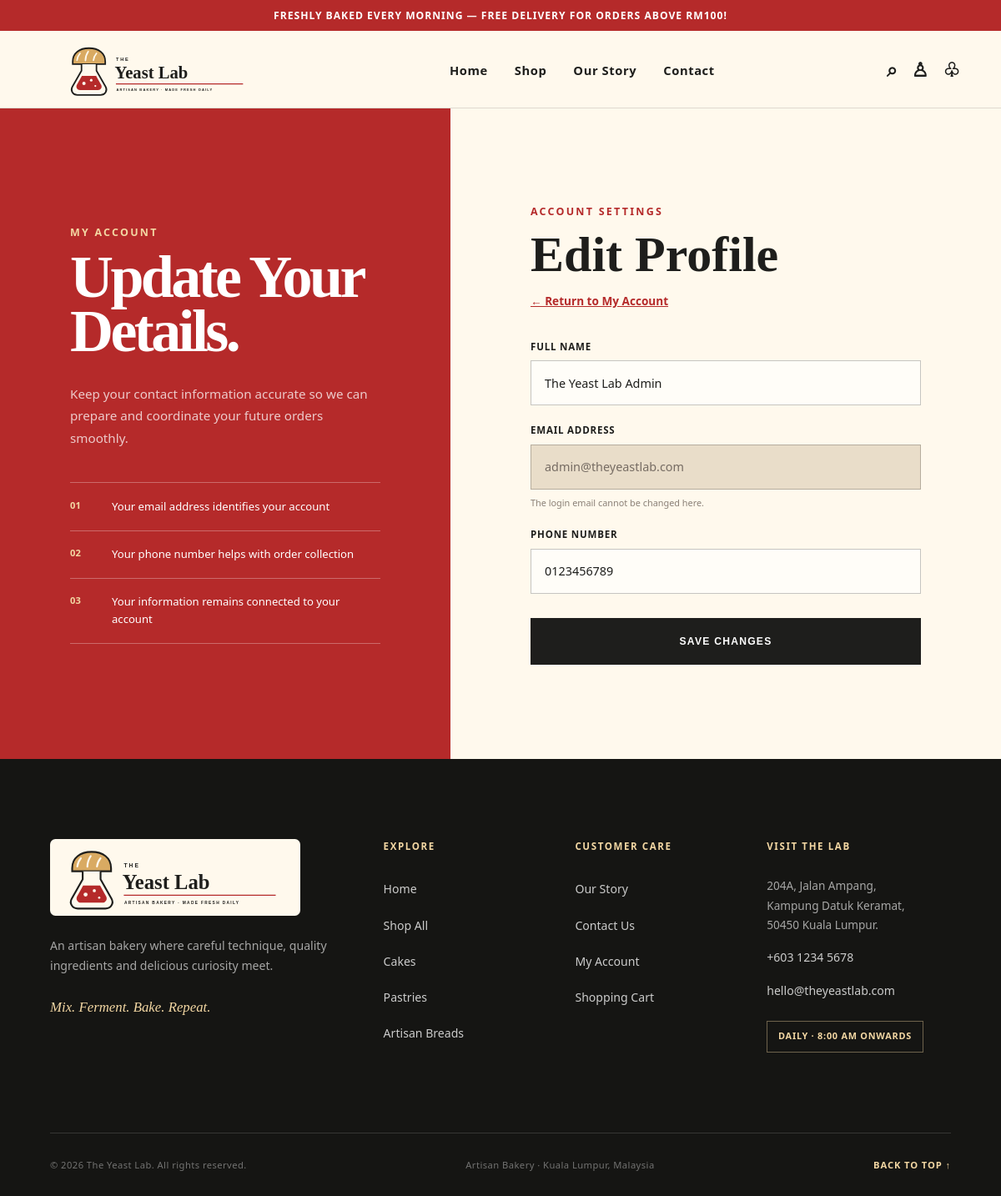
The page /edit-profile.php (signed in) on the database its author committed.
### tables this page shows
CREATE TABLE users (
    user_id INT AUTO_INCREMENT PRIMARY KEY,
    full_name VARCHAR(150) NOT NULL,
    email VARCHAR(150) NOT NULL UNIQUE,
    phone VARCHAR(30),
    password_hash VARCHAR(255) NOT NULL,

    user_role ENUM('Customer', 'Admin')
        NOT NULL DEFAULT 'Customer',

    account_status ENUM('Active', 'Inactive')
        NOT NULL DEFAULT 'Active',

    created_at TIMESTAMP DEFAULT CURRENT_TIMESTAMP,

    updated_at TIMESTAMP DEFAULT CURRENT_TIMESTAMP
        ON UPDATE CURRENT_TIMESTAMP
);

### edit-profile.php (the view, shortened to what this page needs)
<?php
require_once __DIR__ . "/db.php";
$userId = (int) $_SESSION["user_id"];
$userStmt = $conn->prepare("
    SELECT
        full_name,
        email,
        phone
    FROM users
    WHERE user_id = ?
      AND account_status = 'Active'
    LIMIT 1
");
$userStmt->bind_param("i", $userId);
$userStmt->execute();
$userResult = $userStmt->get_result();
$user = $userResult->fetch_assoc();
$fullName = $user["full_name"];
$email = $user["email"];
$phone = $user["phone"];
?>
<!DOCTYPE html>
<html lang="en">
<head>
    <link rel="stylesheet" href="style.css">
</head>
<body id="top">
    <?php require_once __DIR__ . "/includes/header.php"; ?>
    <main class="auth-page">
        <section class="auth-introduction">
            <p class="section-label">
                My Account
            </p>
            <h1>
                Update Your<br>
                Details.
            </h1>
            <p>
                Keep your contact information accurate so we can
                prepare and coordinate your future orders smoothly.
            </p>
            <div class="auth-benefits">
                <div>
                    <span>01</span>
                    <p>Your email address identifies your account</p>
                </div>
                <div>
                    <span>02</span>
                    <p>Your phone number helps with order collection</p>
                </div>
                <div>
                    <span>03</span>
                    <p>Your information remains connected to your account</p>
                </div>
            </div>
        </section>
        <section class="auth-form-section">
            <div class="auth-form-heading">
                <p class="section-label">
                    Account Settings
                </p>
                <h2>Edit Profile</h2>
                <p>
                    <a href="profile.php">
                        ← Return to My Account
                    </a>
                </p>
            </div>
            <form action="edit-profile.php"
                  method="POST"
                  class="auth-form login-form"
                  novalidate>
                <div class="auth-field">
                    <label for="edit-full-name">
                        Full Name
                    </label>
                    <input type="text"
                           id="edit-full-name"
                           name="full_name"
                           value="<?php echo htmlspecialchars(
                               $fullName
                           ); ?>"
                           autocomplete="name"
                           required>
                </div>
                <div class="auth-field">
                    <label for="edit-email">
                        Email Address
                    </label>
                    <input type="email"
                           id="edit-email"
                           value="<?php echo htmlspecialchars(
                               $email
                           ); ?>"
                           readonly>
                    <small>
                        The login email cannot be changed here.
                    </small>
                </div>
                <div class="auth-field">
                    <label for="edit-phone">
                        Phone Number
                    </label>
                    <input type="tel"
                           id="edit-phone"
                           name="phone"
                           value="<?php echo htmlspecialchars(
                               $phone
                           ); ?>"
                           autocomplete="tel"
                           required>
                </div>
                <button type="submit"
                        class="auth-submit-button">
                    Save Changes
                </button>
            </form>
        </section>
    </main>
    <?php require_once __DIR__ . "/includes/footer.php"; ?>
</body>
</html>

### rows shown on the page
users: full_name "The Yeast Lab Admin", email "admin@theyeastlab.com", phone "0123456789"
